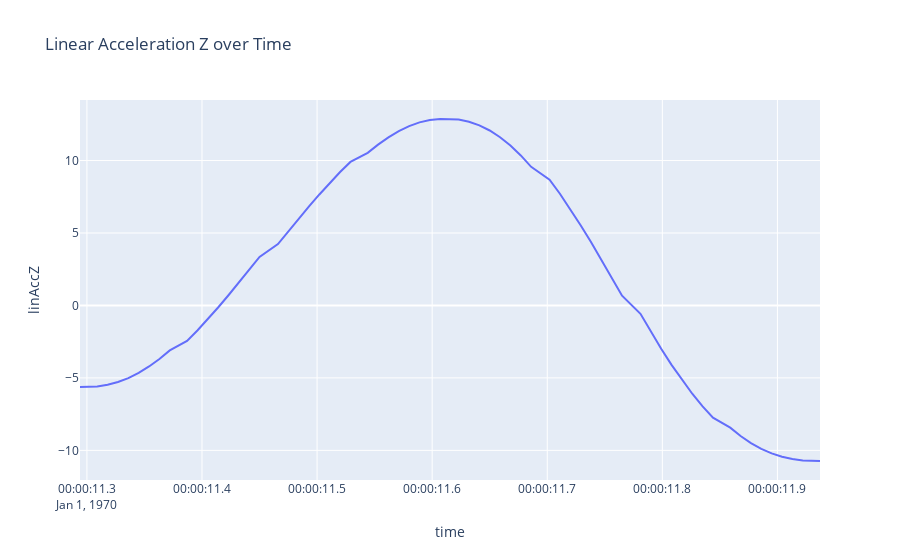

Source (notebook cell):
### Code cell
import plotly.express as px

fig = px.line(squat_jump, y='linAccZ', title='Linear Acceleration Z over Time')
#fig = px.line(squat_jump, y='accZ_orig', title='Linear Acceleration Z over Time')
fig.show()
